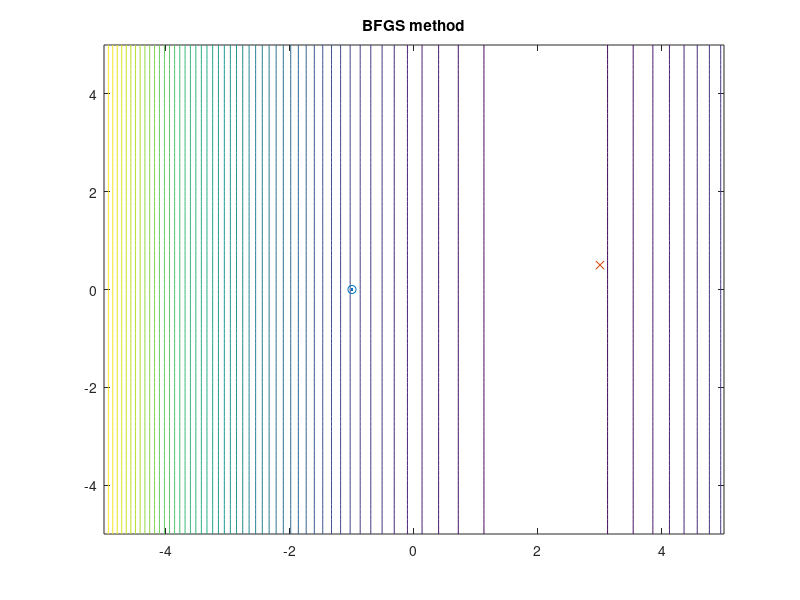

Write MATLAB code to recreate this figure. (Note: this script raises an error after producing the figure.)
%% BFGS, quasi newton method 
% 

% 
% 
% The ls parameter for the last resort may need to be 
% changed to 5. Converges well in this case. 

% function [result] = BFGS (x,y)
clear; clc; close all; 
d = 2; 
x = [-1;0;2;2]; 
x = [-1;0];
p = zeros(d,1); 
g = zeros(d,1);
s = zeros(d,1);
y = zeros(d,1);
r = zeros(d,1); 
k= 1;
b = 5;
st = 0.1; 
[X,Y] = meshgrid(-5:st:5, -5:st:5);
z=(1.5-X+X*Y').^2+(2.25-X+X*Y'.^2).^2+(2.625-X+X*Y'.^3).^2; 
contour(X,Y,z,50,'ShowText','off');
hold on;
scatter(x(1,:),x(2,:)); 
plot(x(1,:),x(2,:)); 
scatter(3,1/2,'xk'); 
title('BFGS method'); 
eps = 1e-2;
H = eye(2)+1e-1; 

% x = [-1;0;0;0]; 
x = [-1;0]; 
% ls parameters: 
ai = 0.01; a_1 = 1e-6; alpha = 1; track = x; 

while norm( fi_(x(:,k)) ) > eps && k~=50
    
%     H = inv(H); 
    p(:,k) = -H*fi_(x(:,k));  %search direction p 
    
    alpha = ls(x(:,k),track,alpha,a_1,H)
%     alpha = power(1/k,1e-4);
%     if k <= 2   
%         alpha = 1e-2;
%     else 
%         alpha = 1e-3; 
%     end 
    a_1 = alpha; 
    track = x(:,k); 
    
    x(:,k+1) = x(:,k)+alpha*p(:,k);
%     s(:,k) = x(:,k+1)-x(:,k);
    s(:,k) = alpha*p(:,k);%same result as above line. 
    
    g(:,k) = fi_(x(:,k));
    g(:,k+1) = fi_(x(:,k+1)); 
    
    y(:,k) = g(:,k+1)-g(:,k);
    r = 1/(y(:,k)'*s(:,k)); 
    
    %BFGS part 
    psy = r*s(:,k)*y(:,k)'; 
    pys = r*y(:,k)*s(:,k)'; 
    H = (eye(size(H))-psy)*H*(eye(size(H))-pys)+r*s(:,k)*s(:,k)'; 
    k = k+1; 
    
    scatter(x(1,:),x(2,:)); 
    plot(x(1,:),x(2,:)); 
    fx(k) = function1(x(:,k)); 
end 

% b = 10;
% st = 0.1; 
% [X,Y] = meshgrid(-b/2:st:b/2, -b:st:b);
% 
% z=100*(Y-X.^2).^2+(1-X).^2; 
% 
% contour(X,Y,z,50,'ShowText','off');
% hold on;
% scatter(x(1,:),x(2,:)); 
% plot(x(1,:),x(2,:)); 
% title('BFGS method'); 
% hold off; 
figure() 
plot(fx); 
